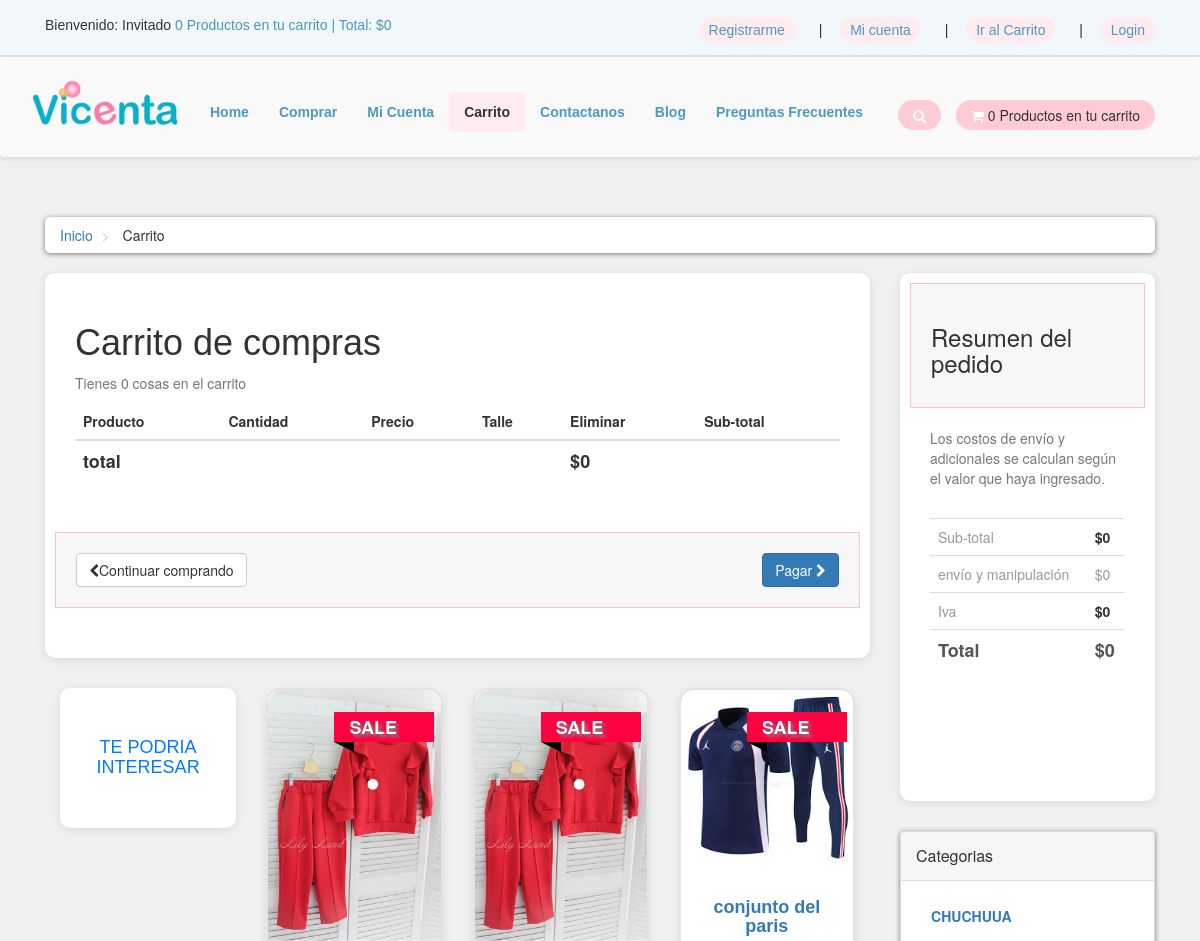
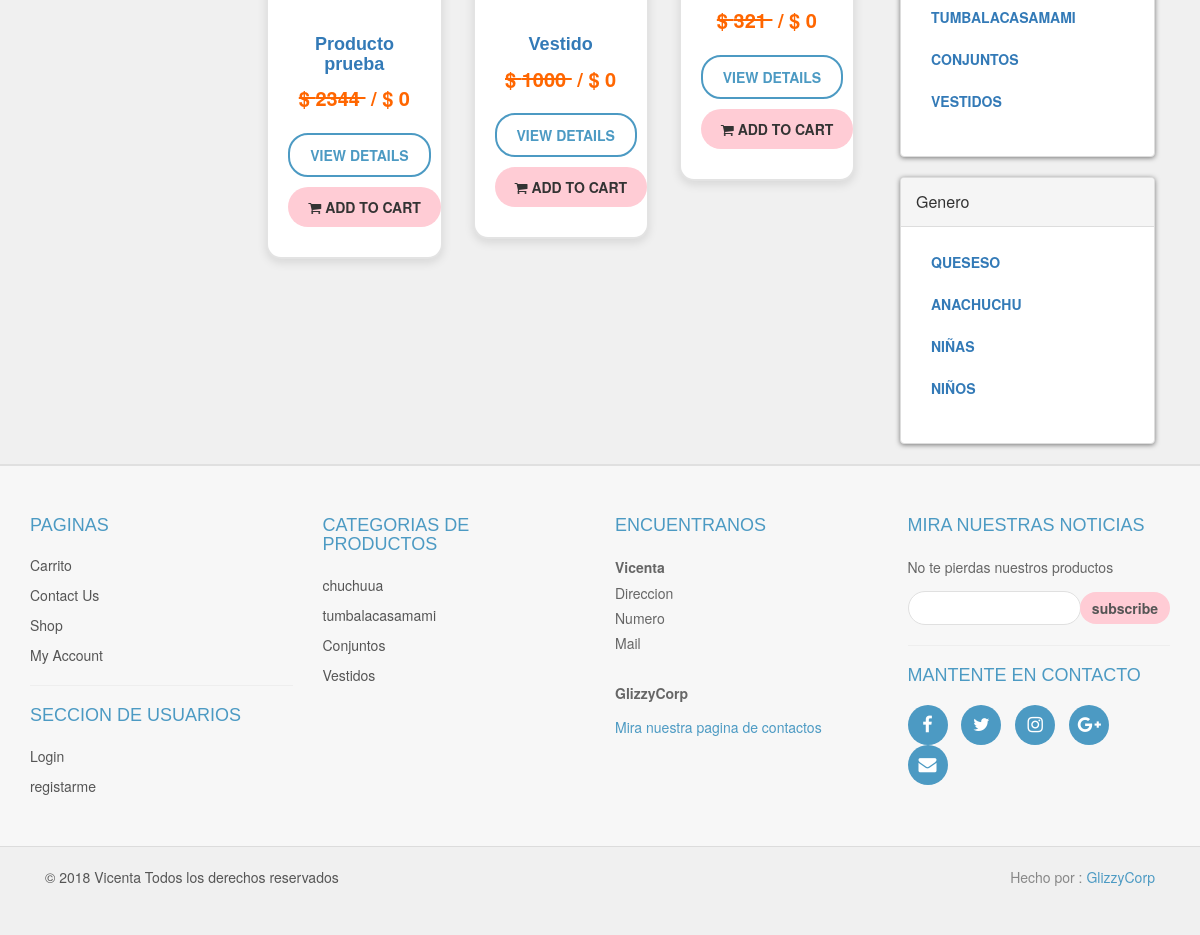
The app's page /cart.php with its own data (2 pictures, top to bottom).
### tables this page shows
CREATE TABLE `productos` (
  `producto_id` int(10) NOT NULL,
  `p_cat_id` int(10) NOT NULL,
  `cat_id` int(10) NOT NULL,
  `date` timestamp NOT NULL DEFAULT current_timestamp() ON UPDATE current_timestamp(),
  `producto_titulo` text NOT NULL,
  `producto_img1` text NOT NULL,
  `producto_img2` text NOT NULL,
  `producto_img3` text NOT NULL,
  `producto_precio` int(11) NOT NULL,
  `producto_desc` text NOT NULL,
  `producto_keywords` text NOT NULL,
  `producto_etiqueta` text NOT NULL,
  `producto_oferta` int(100) NOT NULL
);

CREATE TABLE `productos_categorias` (
  `p_cat_id` int(10) NOT NULL,
  `p_cat_titulo` text NOT NULL,
  `p_cat_desc` text NOT NULL
);

CREATE TABLE `categorias` (
  `cat_id` int(10) NOT NULL,
  `cat_titulo` text NOT NULL,
  `cat_desc` text NOT NULL
);

### cart.php (the view, shortened to what this page needs)
<?php
include("includes/header.php");
?>
   <div id="content">
    <div class="container">
        <div class="col-md-12">
        <ul class="breadcrumb">
            <li>
                <a href="index.php">Inicio</a>
            </li>
            <li>
                Carrito
            </li>
        </ul>
        </div>
        <div id="cart" class="col-md-9">
        <div class="box">
        <form action="cart.php" method="post" enctype="multipart/from-data">
            <h1>Carrito de compras</h1>
            <?php
            $ip_add = getRealIpUser();
            $sel_cart = "SELECT * from cart where ip_add = '$ip_add'";
            $run_cart = mysqli_query($con, $sel_cart);
            $cont= mysqli_num_rows($run_cart);
            ?>
            <p class="text-muted">Tienes <?php echo $cont; ?> cosas en el carrito</p>
            <div class="table-responsive">
            <table class="table">
            <thead>
            <tr>
            <th colspan="2">Producto</th>
            <th>Cantidad</th>
            <th>Precio</th>
            <th>Talle</th>
            <th colspan="1">Eliminar</th>
            <th colspan="2">Sub-total</th>
            </tr>
            </thead>
            <?php
            $total = 0;
            ?>
        <tfoot>
        <tr>
        <th colspan="5"> total</th>
        <th colspan="2"> <?php echo "$". $total;?></th>
        </tr>
        </tfoot>
            </table>
            </div>
            <div class="box-footer">
                <div class="pull-left">
                    <a href="index.php" class="btn btn-default">
                    <i class="fa fa-chevron-left"></i>Continuar comprando
                    </a>
                </div>
                <div class="pull-right">
            <a href="cerrar_sesion.php" class="btn btn-primary">
                Pagar <i class="fa fa-chevron-right"></i>
            </a>
            </div>
            </div>
        </form>
        </div>
        <div id="same-height-row">
                    <div class="col-md-3 col-sm-6">
                        <div class="box same-height headline">
                            <h3 class="text-center">Te podria interesar</h3>
                        </div>
                    </div>
                    <?php
                   $get_products = "select * from productos order by rand() LIMIT 0,3";
                   $run_products = mysqli_query($con,$get_products);
                  while($row_products=mysqli_fetch_array($run_products)){
                   $pro_id = $row_products['producto_id'];
                   $pro_title = $row_products['producto_titulo'];
                   $pro_price = $row_products['producto_precio'];
                   $pro_sale_price = $row_products['producto_oferta'];
                   $pro_img1 = $row_products['producto_img1'];
                   $pro_label = $row_products['producto_etiqueta'];
                   if($pro_label == "sale"){
                       $product_price = " <del> $ $pro_price </del> ";
                       $product_sale_price = "/ $ $pro_sale_price ";
                   }else{
                       $product_price = "  $ $pro_price  ";
                       $product_sale_price = "";
                   }
                   if($pro_label == ""){
                   }else{
                       $product_label = "
                           <a href='#' class='label $pro_label'>
                               <div class='theLabel'> $pro_label </div>
                               <div class='labelBackground'>  </div>
                           </a>
                       ";
                   }
                   echo "
                   <div class='col-md-3 col-sm-6 center-responsive'>
                       <div class='product'>
                           <a href='details.php?pro_id=$pro_id'>
                               <img class='img-responsive' src='admin_area/product_images/$pro_img1'>
                           </a>
                           <div class='text'>
                               <h3>
                                   <a href='details.php?pro_id=$pro_id'>
                                       $pro_title
                                   </a>
                               </h3>
                               <p class='price'>
                               $product_price &nbsp;$product_sale_price
                               </p>
                               <p class='button'>
                                   <a class='btn btn-default' href='details.php?pro_id=$pro_id'>
                                       View Details
                                   </a>
                                   <a class='btn btn-primary' href='details.php?pro_id=$pro_id'>
                                       <i class='fa fa-shopping-cart'></i> Add to Cart
                                   </a>
                               </p>
                           </div>
                           $product_label
                       </div>
                   </div>
                   ";
                  }
                  ?>
        </div>
        </div>
        <div class="col-md-3">
            <div id="order-summary" class="box">
            <div class="box-header">
            <h3>Resumen del pedido </h3>
            </div>
            <p class="text-muted">
            Los costos de envío y adicionales se calculan según el valor que haya ingresado.
            </p>
            <div class="table-responsive">
            <table class= "table">
            <tbody>
            <tr>
            <td>Sub-total</td>
            <th> <?php
            echo "$". $total; ?> </th>
            </tr>
            <tr>
                <td>envío y manipulación</td>
                <td>$0</td>
            </tr>
            <tr>
                <td>Iva</td>
                <th>$0</th>
            </tr>
            <tr class="total">
                <td>Total</td>
                <th><?php echo "$". $total; ?></th>
            </tr>
            </tbody>
            </table>
            <br><br><br><br>
            </div>
            </div>
            </div>
                    <div class="col-md-3">
                    <?php
                        include("includes/sidebar.php");
                    ?>
                    </div>
                </div>
                <?php
                include("footer.php")
                ?>
</body>
</html>

### functions/functions.php (shortened to what this page needs)
<?php
$db = mysqli_connect("localhost","root","","vicentita");
function getRealIpUser(){
    switch(true){
        default : return $_SERVER['REMOTE_ADDR'];
    }
}
function getPCats(){
    global $db;
    $get_p_cats = " SELECT * FROM productos_categorias";
    $run_p_cats = mysqli_query($db, $get_p_cats);
    while ($row_p_cats = mysqli_fetch_array($run_p_cats)) {
        $p_cat_id = $row_p_cats['p_cat_id'];
        $p_cat_titulo = $row_p_cats['p_cat_titulo'];
        echo "
            <li>
                <a href='tienda.php?p_cat=$p_cat_id'> $p_cat_titulo </a>
            </li>
            ";
    }
}
function getCats(){
    global $db;
    $get_cats = " SELECT * FROM categorias";
    $run_cats = mysqli_query($db, $get_cats);
    while ($row_cats = mysqli_fetch_array($run_cats)) {
        $cat_id = $row_cats['cat_id'];
        $cat_titulo = $row_cats['cat_titulo'];
        echo "
            <li>
                <a href='tienda.php?cat=$cat_id'> $cat_titulo </a>
            </li>
            ";
    }
}
function items(){
    global $db;
    $ip_add = getRealIpUser();
     $get_items = "SELECT * FROM cart WHERE ip_add = '$ip_add'";
    $run_items = mysqli_query($db, $get_items);
    $cont_items = mysqli_num_rows($run_items);
    echo $cont_items;
}
function mont_total(){
    $total = 0;
    echo "$" . $total;
}

### footer.php (shortened to what this page needs)
<div id="footer">
    <div class="container">
        <div class="row">
            <div class="col-sm-6 col-md-3">
               <h4>Paginas</h4>
                <ul>
                    <li><a href="cart.php">Carrito</a></li>
                    <li><a href="contact.php">Contact Us</a></li>
                    <li><a href="tienda.php">Shop</a></li>
                    <li><a href="customer/my_account.php">My Account</a></li>
                </ul>
                <hr>
                <h4>Seccion de usuarios</h4>
                <ul>
                    <li><a href="Micuenta.php">Login</a></li>
                    <li><a href="customer_register.php">registarme</a></li>
                </ul>
            </div>
            <div class="com-sm-6 col-md-3">
                <h4>Categorias de productos</h4>
                <ul>
                <?php
                $get_p_cats = "select * from productos_categorias";
                    $run_p_cats = mysqli_query($con,$get_p_cats);
                    while($row_p_cats=mysqli_fetch_array($run_p_cats)){
                        $p_cat_id = $row_p_cats['p_cat_id'];
                        $p_cat_titulo = $row_p_cats['p_cat_titulo'];
                        echo "
                            <li>
                                <a href='shop.php?p_cat=$p_cat_id'>
                                    $p_cat_titulo
                                </a>
                            </li>
                        ";
                    }
                ?>
                </ul>
            </div>
            <div class="col-sm-6 col-md-3">
                <h4>Encuentranos</h4>
                <p>
                    <strong>Vicenta</strong>
                    <br/>Direccion
                    <br/>Numero
                    <br/>Mail
                    <br>
                    <br/><Strong>GlizzyCorp</Strong></a>
                </p>
                <a href="GlizzyUs.php">Mira nuestra pagina de contactos</a>
            </div>
            <div class="col-sm-6 col-md-3">
                <h4>Mira nuestras noticias</h4>
                <p class="text-muted">
                    No te pierdas nuestros productos
                </p>
                <form action="" method="post">
                    <div class="input-group">
                        <input type="text" class="form-control" name="email">
                        <span class="input-group-btn">
                            <input type="submit" value="subscribe" class="btn btn-default">
                        </span>
                    </div>
                </form>
                <hr>
                <h4>Mantente en contacto</h4>
                <p class="social">
                    <a href="#" class="fa fa-facebook"></a>
                    <a href="#" class="fa fa-twitter"></a>
                    <a href="#" class="fa fa-instagram"></a>
                    <a href="#" class="fa fa-google-plus"></a>
                    <a href="#" class="fa fa-envelope"></a>
                </p>
            </div>
        </div>
    </div>
</div>
<div id="copyright">
    <div class="container">
        <div class="col-md-6">
            <p class="pull-left">&copy; 2018 Vicenta Todos los derechos reservados</p>
        </div>
        <div class="col-md-6">
            <p class="pull-right">Hecho por : <a href="#">GlizzyCorp</a></p>
        </div>
    </div>
</div>

### records on screen
productos: producto_img1 (picture), producto_titulo "Producto prueba", producto_precio "2344", producto_oferta "/ $ 0", producto_etiqueta "SALE"
productos: producto_img1 (picture), producto_titulo "Vestido", producto_precio "1000", producto_oferta "/ $ 0", producto_etiqueta "SALE"
productos: producto_img1 (picture), producto_titulo "conjunto del paris", producto_precio "321", producto_oferta "/ $ 0", producto_etiqueta "SALE"
productos_categorias: p_cat_titulo "CHUCHUUA", p_cat_titulo "chuchuua"
productos_categorias: p_cat_titulo "TUMBALACASAMAMI", p_cat_titulo "tumbalacasamami"
productos_categorias: p_cat_titulo "CONJUNTOS", p_cat_titulo "Conjuntos"
productos_categorias: p_cat_titulo "VESTIDOS", p_cat_titulo "Vestidos"
categorias: cat_titulo "QUESESO"
categorias: cat_titulo "ANACHUCHU"
categorias: cat_titulo "NIÑAS"
categorias: cat_titulo "NIÑOS"

### other values on screen
$cont_items "0 0"
$total "0"
$cont "0"
